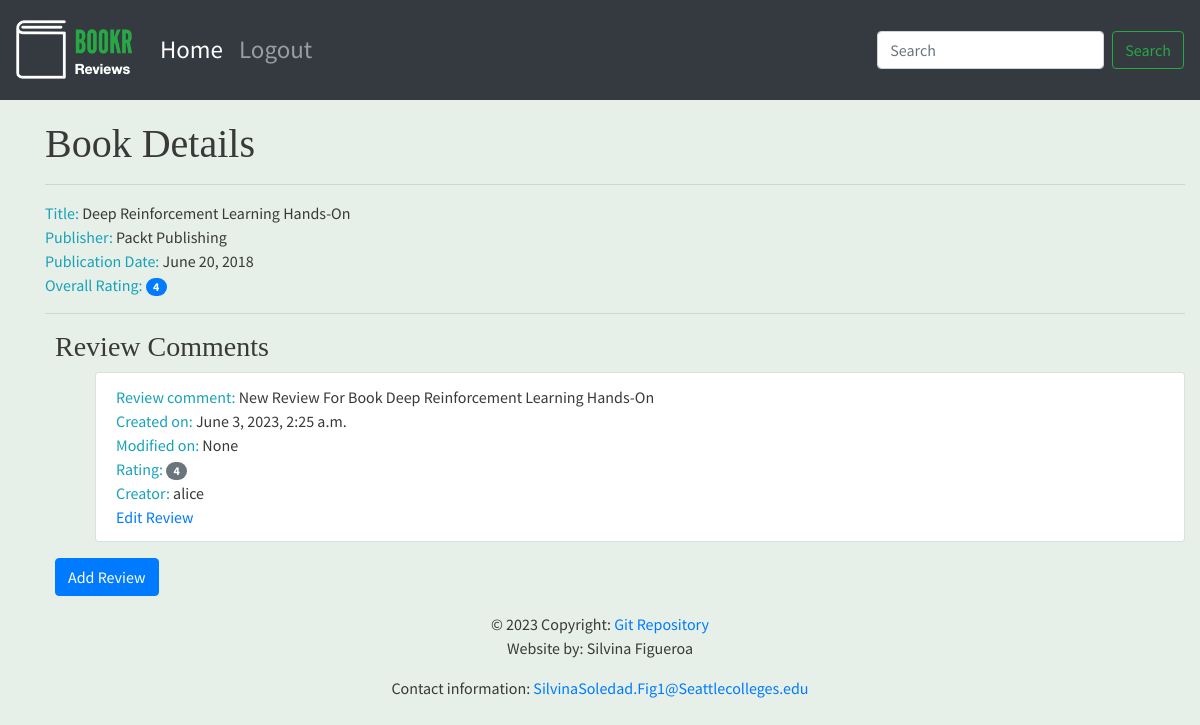
Screenshot of /book/4/ with the database file from the repository.
### reviews/models.py (models this page shows, shortened)
class Book(models.Model):
    title = models.CharField(max_length=70,
                             help_text="The title of the book.")
    publication_date = models.DateField(
        verbose_name="Date the book was published.")
    isbn = models.CharField(max_length=20,
                            verbose_name="ISBN number of the book.")
    publisher = models.ForeignKey(Publisher,
                                  on_delete=models.CASCADE)
    contributors = models.ManyToManyField('Contributor',
                                          through="BookContributor")
    cover = models.ImageField(upload_to="book_covers/", null=True, blank=True)
    sample = models.FileField(upload_to="book_samples/", null=True, blank=True)

class Publisher(models.Model):
    name = models.CharField(max_length=50,
                            help_text="The name of the Publisher.")
    website = models.URLField(help_text="The Publisher's website.")
    email = models.EmailField(help_text="The Publisher's email address.")
    def __str__(self):
        return self.name

class Review(models.Model):
    content = models.TextField(help_text="The Review text.")
    rating = models.IntegerField(help_text="The rating the reviewer has given.")
    date_created = models.DateTimeField(auto_now_add=True,
                                        help_text="The date and time the review was created.")
    date_edited = models.DateTimeField(null=True,
                                       help_text="The date and time the review was last edited.")
    creator = models.ForeignKey(auth.get_user_model(), on_delete=models.CASCADE)
    book = models.ForeignKey(Book, on_delete=models.CASCADE,
                             help_text="The Book that this review is for.")

### reviews/views.py (the view)
# urls.py: path('book/<int:pk>/', views.book_details, name='book_details'),
def book_details(request, pk):
    book = get_object_or_404(Book, pk=pk)
    reviews = book.review_set.all()
    if reviews:
        book_rating = average_rating([review.rating for review in reviews])
        context = {
            "book": book,
            "book_rating": book_rating,
            "reviews": reviews
        }
    else:
        context = {
            "book": book,
            "book_rating": None,
            "reviews": None
        }
    return render(request, 'reviews/book_details.html', context)

### reviews/utils.py (called while the page is built)
def average_rating(rating_list):
    if not rating_list:
        return 0
    return round(sum(rating_list) / len(rating_list))

### reviews/templates/reviews/book_details.html
{% extends 'reviews/review_base.html' %}
{% block content %}
<div style="margin-left: 20px; padding-left: 10px; padding-top: 20px;">
    <h1>Book Details</h1>
     <hr>
          <span class="text-info">Title: </span> <span>{{book.title}}</span>
          <br>
          <span class="text-info">Publisher: </span><span>{{book.publisher}}</span>
          <br>
          <span class="text-info">Publication Date: </span><span>{{book.publication_date}}</span>
          <br>
          <span class="text-info">Overall Rating: </span><span class="badge badge-primary badge-pill">{{book_rating}}</span>
          <br>
        {% if not reviews %}
                <span class="text-secondary">This books does not have any review yet</span>
                <br>
        {%else%}
                <hr>
                </div>
                <div style="margin-left: 20px; padding-left: 20px;">
                <h3>Review Comments</h3>
                <ul>
                {% for review in reviews %}
                      <li class="list-group-item">
                            <span class="text-info">Review comment: </span> <span>{{ review.content }}</span>
                            <br>
                            <span class="text-info">Created on: </span><span>{{ review.date_created }}</span>
                            <br>
                            <span class="text-info">Modified on: </span><span>{{ review.date_edited }}</span>
                            <br>
                            <span class="text-info">Rating: </span><span class="badge badge-secondary badge-pill">{{ review.rating }}</span>
                            <br>
                            <span class="text-info">Creator: </span><span>{{ review.creator.username }}</span>
                            <br>
                            <a href="{% url 'review_edit' book.pk review.pk %}">Edit Review</a>
                      </li>
                {% endfor %}
                    </ul>
          {% endif %}
      <a class="btn btn-primary" href="{% url 'review_create' book.pk %}">Add Review</a>
    </div>
{% endblock %}

### bookr/static/main.css (style rules this page uses)
body { font-family: 'Source Sans Pro', sans-serif; background-color: #e6efe8; color: #393939; }
h1, h2, h3, h4, h5, h6 { font-family: 'Libre Baskerville', serif; }

### rows the page displays
Book: title "Deep Reinforcement Learning Hands-On", publisher "Packt Publishing", publication_date "June 20, 2018"
Review: content "New Review For Book Deep Reinforcement Learning Hands-On", date_created "June 3, 2023, 2:25 a.m.", date_edited "None", rating "4", creator.username "alice"

### other values shown
{{ book_rating }} "4"
